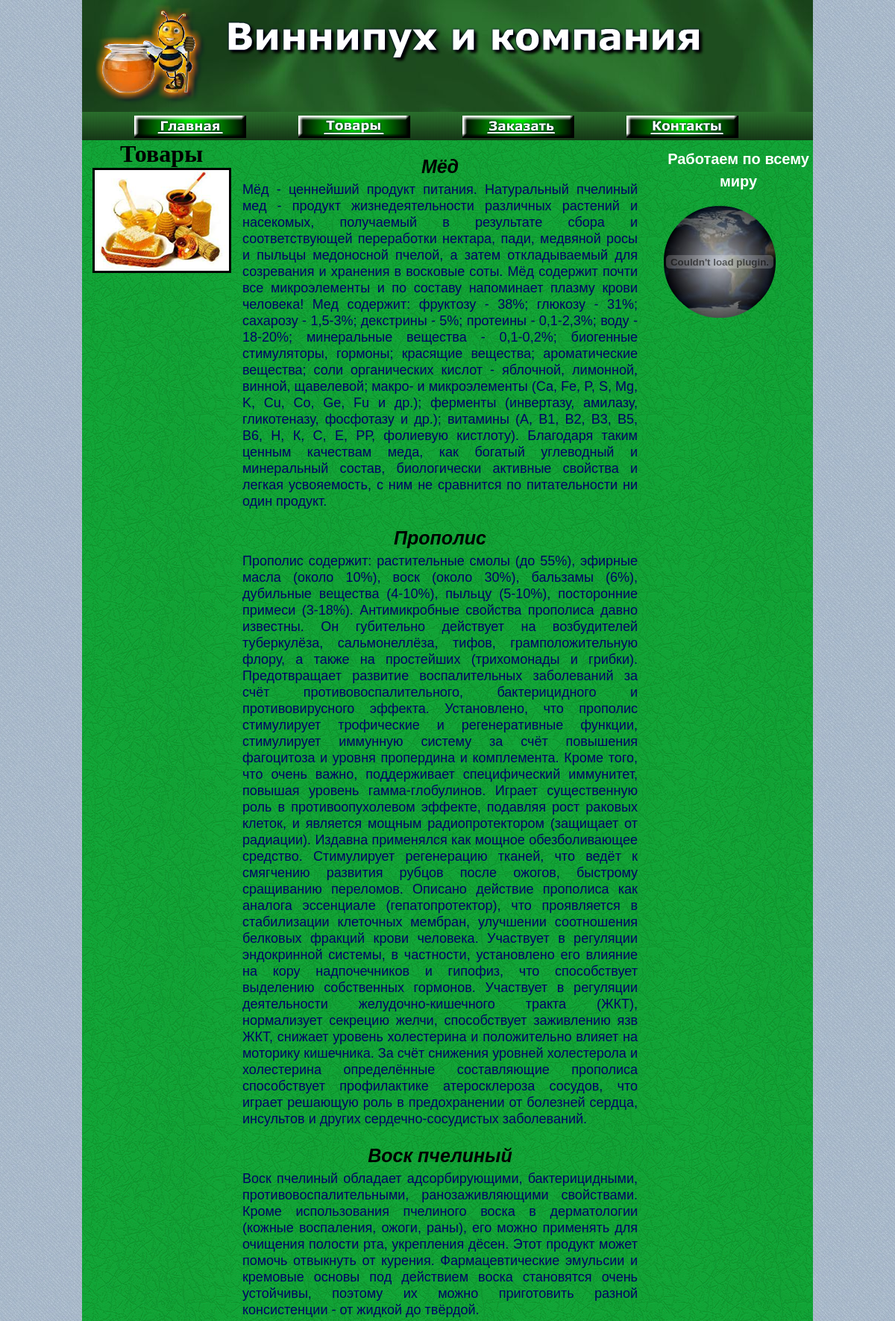
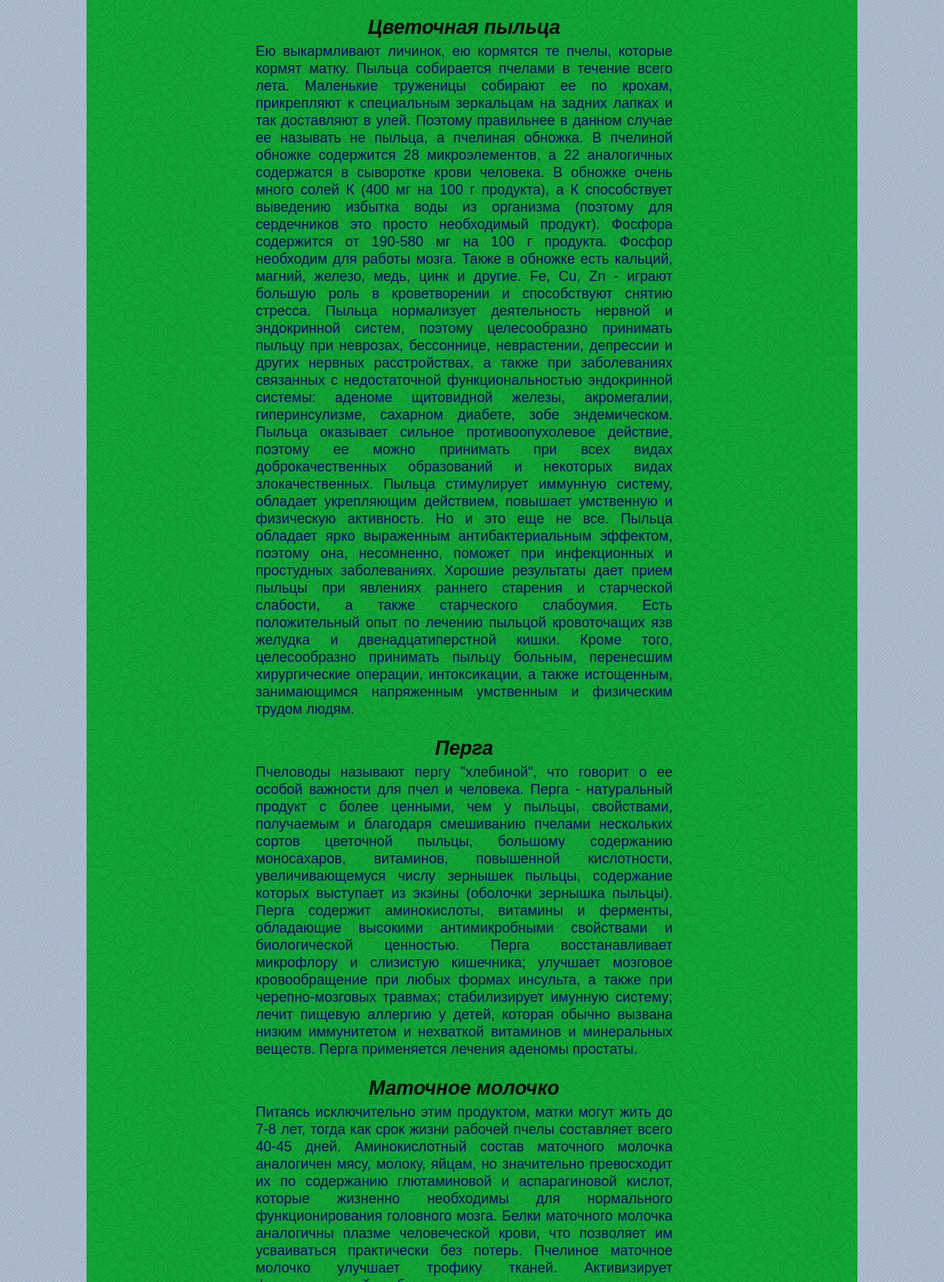
/puh/index.php?id=1 (upper part), run on the app's committed database (2 pictures, top to bottom).
### tables this page shows
CREATE TABLE IF NOT EXISTS `rzmetka` (
  `id` int(11) NOT NULL AUTO_INCREMENT,
  `html` text NOT NULL,
  PRIMARY KEY (`id`)
);

CREATE TABLE IF NOT EXISTS `opisan` (
  `id` int(11) NOT NULL AUTO_INCREMENT,
  `naim` varchar(100) NOT NULL,
  `txt` text NOT NULL,
  PRIMARY KEY (`id`)
);

### puh/lib.php (the view, shortened to what this page needs)
<?php
function makeOpisan()
{
    $db = mysql_connect(ServerName,UserLogin,UserPassword);
    if ($db) {
        if (mysql_select_db(DbName, $db)) {
            $rez = mysql_query("SELECT * FROM opisan", $db);
            $out_page = "";
            for ($i = 0; $i < 10; $i ++) {
                $row = mysql_fetch_row($rez);
                $naim = $row[1];
                $txt = $row[2];
                $out_page .= "<h1 class='h1_opisan'>{$naim}</h1>" . "<div class='div_opisan'>{$txt}</div><br/>";
            }
            echo $out_page;
        }
    }
}
function getIdMenu()
{
    $tmp = 0;
    if ($_GET) {
        if ($_GET["id"]) {
            $tmp = $_GET["id"];
        }
    }
    return $tmp;
}
function getHTML($nom)
{
    $html = "";
    $db = mysql_connect(ServerName, UserLogin, UserPassword);
    if ($db) {
        if (mysql_select_db(DbName, $db)) {
            $rez = mysql_query("SELECT * FROM rzmetka WHERE (id={$nom})");
                $row = mysql_fetch_row($rez);
                $html = $row[1];
        }
    }
    echo $html;
}
?>

### puh/index.php (shortened to what this page needs)
<?php
require_once 'lib.php';
?>
<html>
<head>
<link href="puh.css" rel="stylesheet" type="text/css" />
</head>
<body onload=func()>
<center>
<table border="0" cellpadding="0" cellspacing="0" width="980">
<tr valign="top">
<td valign="middle" width="980" align="center">
<a href="index.php" target="_self">
<img src="img/shapka.png" border="0" width="980" height="150"  id ="img_logo"/>
</a>
</td>
</tr>
<tr valign="top">
<td valign="top"  width="980">
<div id="vmenu">
<ul>
	<li><a href="index.php" target="_self"><img src="img/menu1.png" width="150" height="30" border="0" /></a></li>
	<li><a href="index.php?id=1" target="_self"><img src="img/menu2.png" width="150" height="30" border="0" /></a></li>
	<li><a href="index.php?id=2" target="_self"><img src="img/menu3.png" width="150" height="30" border="0" /></a></li>
	<li><a href="index.php?id=3" target="_self"><img src="img/menu4.png" width="150" height="30" border="0" /></a></li>
</ul>
</div>
</td>
</tr>
<tr valign="top">
<td valign="top" width="980">
<table border="0" cellpadding="0" cellspacing="0" width="980" id="tab_centr">
<tr valign="top">
<td valign="top" width="200">
<td valign="top" width="200" align="center">
<?php
getHTML(getIdMenu()+1);
?>
</td>
<td valign="top" width="580" align="left">
<div id="sheet">
<?php
$id_menu=getIdMenu();
if($id_menu==1)
{
    makeOpisan();
}
?>
</div>
</td>
<td valign="top" width="200">
<?php
getHTML(5);
?>
</td>
</tr>
</table>
</td>
</tr>
</table>
</center>
</body>
</html>

### puh/puh.css (style rules this page uses)
body, table, tr, td, div, ul, li, img, a, h1, input, form { margin: 0px; padding: 0px; vertical-align: top; }
body { background-color: white; background-image: url('img/fon.png'); background-repeat: repeat; background-attachment: fixed; background-position: top left; width: 100%; height: 100%; }
#vmenu { width: 980px; height: 38px; background-image: url('img/menu.png'); background-repeat: repeat; background-attachment: scroll; background-position: top left; }
#tab_centr { background-image: url('img/centr.png'); background-repeat: repeat; background-attachment: scroll; background-position: top left; }
#vmenu ul { list-style: none; }
#vmenu li { float: left; padding-top: 5px; padding-left: 70px; }
#sheet { width: 550px; padding: 15px; }
.div_opisan { text-decoration: none; font-size: 18px; font-family: verdana, arial, serif; font-style: normal; font-weight: normal; line-height: 22px; color: #000066; width: 530px; white-space: normal; text-align: justify; }
.h1_opisan { width: 530px; text-align: center; text-decoration: none; font-size: 25px; font-family: verdana, arial, serif; font-style: italic; font-weight: bold; line-height: 40px; color: black; }
#right_b { padding-top: 10px; padding-bottom: 20px; width: 200px; }
#right_b h1 { text-align: center; white-space: nawrap; width: 200px; text-decoration: none; font-size: 20px; font-family: vardana, arial, serif; font-style: normal; font-weight: bold; line-height: 30px; color: white; }

### data on the page
rzmetka: html "Товары", html (picture)
opisan: naim "Мёд", txt "Мёд - ценнейший продукт питания. Натуральный пчелиный мед - продукт жизнедеятельности различных растений и насекомых, получаемый в результате сбора и соответствующей переработки нектара, пади, медвяной росы и пыльцы медоносной пчелой, а затем откладываемый для созревания и хранения в восковые соты. Мёд содержит почти все микроэлементы и по составу напоминает плазму крови человека! Мед содержит: фруктозу - 38%; глюкозу - 31%; сахарозу - 1,5-3%; декстрины - 5%; протеины - 0,1-2,3%; воду - 18-20%; минеральные вещества - 0,1-0,2%; биогенные стимуляторы, гормоны; красящие вещества; ароматические вещества; соли органических кислот - яблочной, лимонной, винной, щавелевой; макро- и микроэлементы…"
opisan: naim "Прополис", txt "Прополис содержит: растительные смолы (до 55%), эфирные масла (около 10%), воск (около 30%), бальзамы (6%), дубильные вещества (4-10%), пыльцу (5-10%), посторонние примеси (3-18%). Антимикробные свойства прополиса давно известны. Он губительно действует на возбудителей туберкулёза, сальмонеллёза, тифов, грамположительную флору, а также на простейших (трихомонады и грибки). Предотвращает развитие воспалительных заболеваний за счёт противовоспалительного, бактерицидного и противовирусного эффекта. Установлено, что прополис стимулирует трофические и регенеративные функции, стимулирует иммунную систему за счёт повышения фагоцитоза и уровня пропердина и комплемента. Кроме того, что очень важно,…"
opisan: naim "Воск пчелиный", txt "Воск пчелиный обладает адсорбирующими, бактерицидными, противовоспалительными, ранозаживляющими свойствами. Кроме использования пчелиного воска в дерматологии (кожные воспаления, ожоги, раны), его можно применять для очищения полости рта, укрепления дёсен. Этот продукт может помочь отвыкнуть от курения. Фармацевтические эмульсии и кремовые основы под действием воска становятся очень устойчивы, поэтому их можно приготовить разной консистенции - от жидкой до твёрдой."
opisan: naim "Цветочная пыльца", txt "Ею выкармливают личинок, ею кормятся те пчелы, которые кормят матку. Пыльца собирается пчелами в течение всего лета. Маленькие труженицы собирают ее по крохам, прикрепляют к специальным зеркальцам на задних лапках и так доставляют в улей. Поэтому правильнее в данном случае ее называть не пыльца, а пчелиная обножка. В пчелиной обножке содержится 28 микроэлементов, а 22 аналогичных содержатся в сыворотке крови человека. В обножке очень много солей К (400 мг на 100 г продукта), а К способствует выведению избытка воды из организма (поэтому для сердечников это просто необходимый продукт). Фосфора содержится от 190-580 мг на 100 г продукта. Фосфор необходим для работы мозга. Также в обножке есть…"
opisan: naim "Перга", txt "Пчеловоды называют пергу \"хлебиной\", что говорит о ее особой важности для пчел и человека. Перга - натуральный продукт с более ценными, чем у пыльцы, свойствами, получаемым и благодаря смешиванию пчелами нескольких сортов цветочной пыльцы, большому содержанию моносахаров, витаминов, повышенной кислотности, увеличивающемуся числу зернышек пыльцы, содержание которых выступает из экзины (оболочки зернышка пыльцы). Перга содержит аминокислоты, витамины и ферменты, обладающие высокими антимикробными свойствами и биологической ценностью. Перга восстанавливает микрофлору и слизистую кишечника; улучшает мозговое кровообращение при любых формах инсульта, а также при черепно-мозговых травмах;…"
opisan: naim "Маточное молочко"
rzmetka: html "Работаем по всему миру", html (picture)
